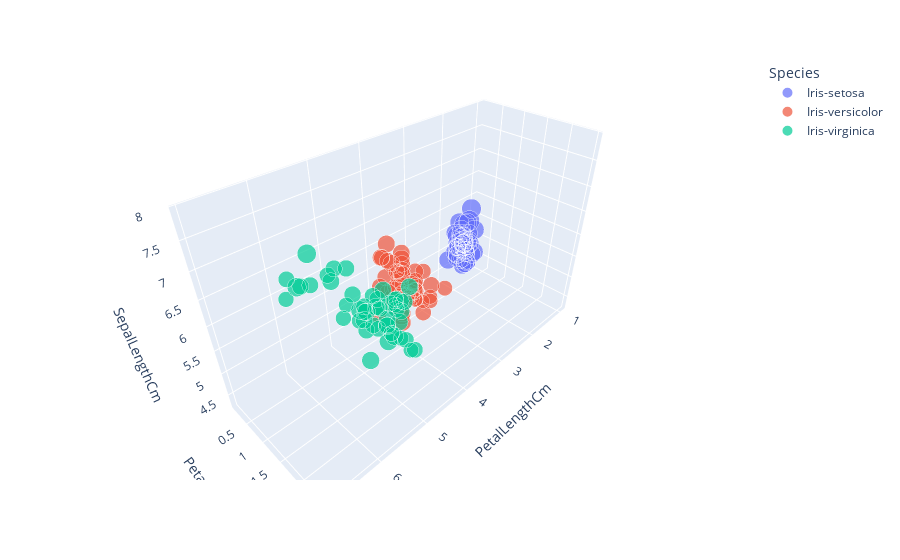

Notebook source saved alongside this figure:
### Code cell
from plotly import express as ex

ex.scatter_3d(df,x=df['PetalLengthCm'],
              y=df['PetalWidthCm'],
              z=df['SepalLengthCm'],
              size=df['SepalWidthCm'],
              color=df['Species'])

### Figure 1 — Plotly figure (JSON) as saved in the notebook; plotly's stock layout.template omitted (floating-point values rounded to 4 significant figures)
{"data": [{"hovertemplate": "Species=Iris-setosa<br>PetalLengthCm=%{x}<br>PetalWidthCm=%{y}<br>SepalLengthCm=%{z}<br>SepalWidthCm=%{marker.size}<extra></extra>", "legendgroup": "Iris-setosa", "marker": {"color": "#636efa", "size": [3.5, 3, 3.2, 3.1, 3.6, 3.9, 3.4, 3.4, 2.9, 3.1, 3.7, 3.4, 3, 3, 4, 4.4, 3.9, 3.5, 3.8, 3.8, 3.4, 3.7, 3.6, 3.3, 3.4, 3, 3.4, 3.5, 3.4, 3.2, 3.1, 3.4, 4.1, 4.2, 3.1, 3.2, 3.5, 3.1, 3, 3.4, 3.5, 2.3, 3.2, 3.5, 3.8, 3, 3.8, 3.2, 3.7, 3.3], "sizemode": "area", "sizeref": 0.011, "symbol": "circle"}, "mode": "markers", "name": "Iris-setosa", "scene": "scene", "showlegend": true, "type": "scatter3d", "x": [1.4, 1.4, 1.3, 1.5, 1.4, 1.7, 1.4, 1.5, 1.4, 1.5, 1.5, 1.6, 1.4, 1.1, 1.2, 1.5, 1.3, 1.4, 1.7, 1.5, 1.7, 1.5, 1, 1.7, 1.9, 1.6, 1.6, 1.5, 1.4, 1.6, 1.6, 1.5, 1.5, 1.4, 1.5, 1.2, 1.3, 1.5, 1.3, 1.5, 1.3, 1.3, 1.3, 1.6, 1.9, 1.4, 1.6, 1.4, 1.5, 1.4], "y": [0.2, 0.2, 0.2, 0.2, 0.2, 0.4, 0.3, 0.2, 0.2, 0.1, 0.2, 0.2, 0.1, 0.1, 0.2, 0.4, 0.4, 0.3, 0.3, 0.3, 0.2, 0.4, 0.2, 0.5, 0.2, 0.2, 0.4, 0.2, 0.2, 0.2, 0.2, 0.4, 0.1, 0.2, 0.1, 0.2, 0.2, 0.1, 0.2, 0.2, 0.3, 0.3, 0.2, 0.6, 0.4, 0.3, 0.2, 0.2, 0.2, 0.2], "z": [5.1, 4.9, 4.7, 4.6, 5, 5.4, 4.6, 5, 4.4, 4.9, 5.4, 4.8, 4.8, 4.3, 5.8, 5.7, 5.4, 5.1, 5.7, 5.1, 5.4, 5.1, 4.6, 5.1, 4.8, 5, 5, 5.2, 5.2, 4.7, 4.8, 5.4, 5.2, 5.5, 4.9, 5, 5.5, 4.9, 4.4, 5.1, 5, 4.5, 4.4, 5, 5.1, 4.8, 5.1, 4.6, 5.3, 5]}, {"hovertemplate": "Species=Iris-versicolor<br>PetalLengthCm=%{x}<br>PetalWidthCm=%{y}<br>SepalLengthCm=%{z}<br>SepalWidthCm=%{marker.size}<extra></extra>", "legendgroup": "Iris-versicolor", "marker": {"color": "#EF553B", "size": [3.2, 3.2, 3.1, 2.3, 2.8, 2.8, 3.3, 2.4, 2.9, 2.7, 2, 3, 2.2, 2.9, 2.9, 3.1, 3, 2.7, 2.2, 2.5, 3.2, 2.8, 2.5, 2.8, 2.9, 3, 2.8, 3, 2.9, 2.6, 2.4, 2.4, 2.7, 2.7, 3, 3.4, 3.1, 2.3, 3, 2.5, 2.6, 3, 2.6, 2.3, 2.7, 3, 2.9, 2.9, 2.5, 2.8], "sizemode": "area", "sizeref": 0.011, "symbol": "circle"}, "mode": "markers", "name": "Iris-versicolor", "scene": "scene", "showlegend": true, "type": "scatter3d", "x": [4.7, 4.5, 4.9, 4, 4.6, 4.5, 4.7, 3.3, 4.6, 3.9, 3.5, 4.2, 4, 4.7, 3.6, 4.4, 4.5, 4.1, 4.5, 3.9, 4.8, 4, 4.9, 4.7, 4.3, 4.4, 4.8, 5, 4.5, 3.5, 3.8, 3.7, 3.9, 5.1, 4.5, 4.5, 4.7, 4.4, 4.1, 4, 4.4, 4.6, 4, 3.3, 4.2, 4.2, 4.2, 4.3, 3, 4.1], "y": [1.4, 1.5, 1.5, 1.3, 1.5, 1.3, 1.6, 1, 1.3, 1.4, 1, 1.5, 1, 1.4, 1.3, 1.4, 1.5, 1, 1.5, 1.1, 1.8, 1.3, 1.5, 1.2, 1.3, 1.4, 1.4, 1.7, 1.5, 1, 1.1, 1, 1.2, 1.6, 1.5, 1.6, 1.5, 1.3, 1.3, 1.3, 1.2, 1.4, 1.2, 1, 1.3, 1.2, 1.3, 1.3, 1.1, 1.3], "z": [7, 6.4, 6.9, 5.5, 6.5, 5.7, 6.3, 4.9, 6.6, 5.2, 5, 5.9, 6, 6.1, 5.6, 6.7, 5.6, 5.8, 6.2, 5.6, 5.9, 6.1, 6.3, 6.1, 6.4, 6.6, 6.8, 6.7, 6, 5.7, 5.5, 5.5, 5.8, 6, 5.4, 6, 6.7, 6.3, 5.6, 5.5, 5.5, 6.1, 5.8, 5, 5.6, 5.7, 5.7, 6.2, 5.1, 5.7]}, {"hovertemplate": "Species=Iris-virginica<br>PetalLengthCm=%{x}<br>PetalWidthCm=%{y}<br>SepalLengthCm=%{z}<br>SepalWidthCm=%{marker.size}<extra></extra>", "legendgroup": "Iris-virginica", "marker": {"color": "#00cc96", "size": [3.3, 2.7, 3, 2.9, 3, 3, 2.5, 2.9, 2.5, 3.6, 3.2, 2.7, 3, 2.5, 2.8, 3.2, 3, 3.8, 2.6, 2.2, 3.2, 2.8, 2.8, 2.7, 3.3, 3.2, 2.8, 3, 2.8, 3, 2.8, 3.8, 2.8, 2.8, 2.6, 3, 3.4, 3.1, 3, 3.1, 3.1, 3.1, 2.7, 3.2, 3.3, 3, 2.5, 3, 3.4, 3], "sizemode": "area", "sizeref": 0.011, "symbol": "circle"}, "mode": "markers", "name": "Iris-virginica", "scene": "scene", "showlegend": true, "type": "scatter3d", "x": [6, 5.1, 5.9, 5.6, 5.8, 6.6, 4.5, 6.3, 5.8, 6.1, 5.1, 5.3, 5.5, 5, 5.1, 5.3, 5.5, 6.7, 6.9, 5, 5.7, 4.9, 6.7, 4.9, 5.7, 6, 4.8, 4.9, 5.6, 5.8, 6.1, 6.4, 5.6, 5.1, 5.6, 6.1, 5.6, 5.5, 4.8, 5.4, 5.6, 5.1, 5.1, 5.9, 5.7, 5.2, 5, 5.2, 5.4, 5.1], "y": [2.5, 1.9, 2.1, 1.8, 2.2, 2.1, 1.7, 1.8, 1.8, 2.5, 2, 1.9, 2.1, 2, 2.4, 2.3, 1.8, 2.2, 2.3, 1.5, 2.3, 2, 2, 1.8, 2.1, 1.8, 1.8, 1.8, 2.1, 1.6, 1.9, 2, 2.2, 1.5, 1.4, 2.3, 2.4, 1.8, 1.8, 2.1, 2.4, 2.3, 1.9, 2.3, 2.5, 2.3, 1.9, 2, 2.3, 1.8], "z": [6.3, 5.8, 7.1, 6.3, 6.5, 7.6, 4.9, 7.3, 6.7, 7.2, 6.5, 6.4, 6.8, 5.7, 5.8, 6.4, 6.5, 7.7, 7.7, 6, 6.9, 5.6, 7.7, 6.3, 6.7, 7.2, 6.2, 6.1, 6.4, 7.2, 7.4, 7.9, 6.4, 6.3, 6.1, 7.7, 6.3, 6.4, 6, 6.9, 6.7, 6.9, 5.8, 6.8, 6.7, 6.7, 6.3, 6.5, 6.2, 5.9]}], "layout": {"legend": {"itemsizing": "constant", "title": {"text": "Species"}, "tracegroupgap": 0}, "margin": {"t": 60}, "scene": {"domain": {"x": [0, 1], "y": [0, 1]}, "xaxis": {"title": {"text": "PetalLengthCm"}}, "yaxis": {"title": {"text": "PetalWidthCm"}}, "zaxis": {"title": {"text": "SepalLengthCm"}}}}}
